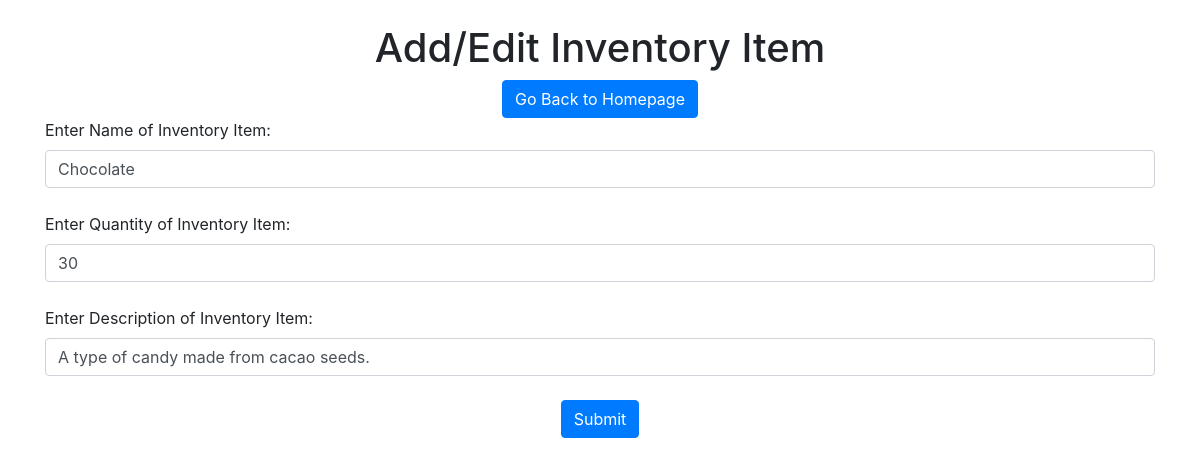
The page /1 on the database its author committed.
### application/models.py (models this page shows)
class InventoryItem(db.Model):
    id = db.Column(db.Integer, primary_key=True)
    quantity = db.Column(db.Integer)
    name = db.Column(db.String(100))
    description = db.Column(db.String(500))
    date = db.Column(db.DateTime(timezone=True), default=func.now())
    inventoryId = db.Column(db.Integer, db.ForeignKey('inventory.id'))

### application/routes.py (the view, shortened to what this page needs)
@routes.route('/<editId>', methods=['GET', 'POST'])
def edit(editId):
    itemToEdit = InventoryItem.query.get(editId)
    if itemToEdit == None:
        flash('Inventory Item Not Found', category='issue')
        return redirect("/")
    if request.method == 'GET':
        return render_template("inventoryForm.html", item=itemToEdit) # handle

### application/templates/inventoryForm.html (shortened to what this page needs)
{% extends "base.html" %}
{% block content%}
    <br/>
    <h1 align="center">Add/Edit Inventory Item</h1>
    <div class="container">
        <div class="row">
            <div class="col text-center">
                <a href="/" class="btn btn-primary">Go Back to Homepage</a>
            </div>
        </div>
    </div>
    <form method="POST">
        {% if item == None %}
            <div class="form-group">
                <label for="name">Enter Name of Inventory Item:</label>
                <input
                    type="text"
                    class="form-control"
                    id="name"
                    name="name"
                    placeholder="Inventory Item Name"
                />
                <br/>
                <label for="quantity">Enter Quantity of Inventory Item:</label>
                <input
                    type="number"
                    class="form-control"
                    id="quantity"
                    name="quantity"
                    placeholder="Inventory Item Quantity"
                />
                <br/>
                <label for="description">Enter Description of Inventory Item:</label>
                <input
                    type="text"
                    class="form-control"
                    id="description"
                    name="description"
                    placeholder="Inventory Item Description"
                />
                <br />
                <div align="center">
                <button type="submit" class="btn btn-primary">Submit</button>
                </div>
            </div>
        {% else %}
            <div class="form-group">
                <label for="name">Enter Name of Inventory Item:</label>
                <input
                    type="text"
                    class="form-control"
                    id="name"
                    name="name"
                    value="{{item.name}}"
                />
                <br/>
                <label for="quantity">Enter Quantity of Inventory Item:</label>
                <input
                    type="number"
                    class="form-control"
                    id="quantity"
                    name="quantity"
                    value="{{item.quantity}}"
                />
                <br/>
                <label for="description">Enter Description of Inventory Item:</label>
                <input
                    type="text"
                    class="form-control"
                    id="description"
                    name="description"
                    value="{{item.description}}"
                />
                <br />
                <div align="center">
                <button type="submit" class="btn btn-primary">Submit</button>
                </div>
            </div>
        {% endif %}
    </form>
{% endblock %}

### rows shown on the page
InventoryItem: name "Chocolate", quantity "30", description "A type of candy made from cacao seeds."
